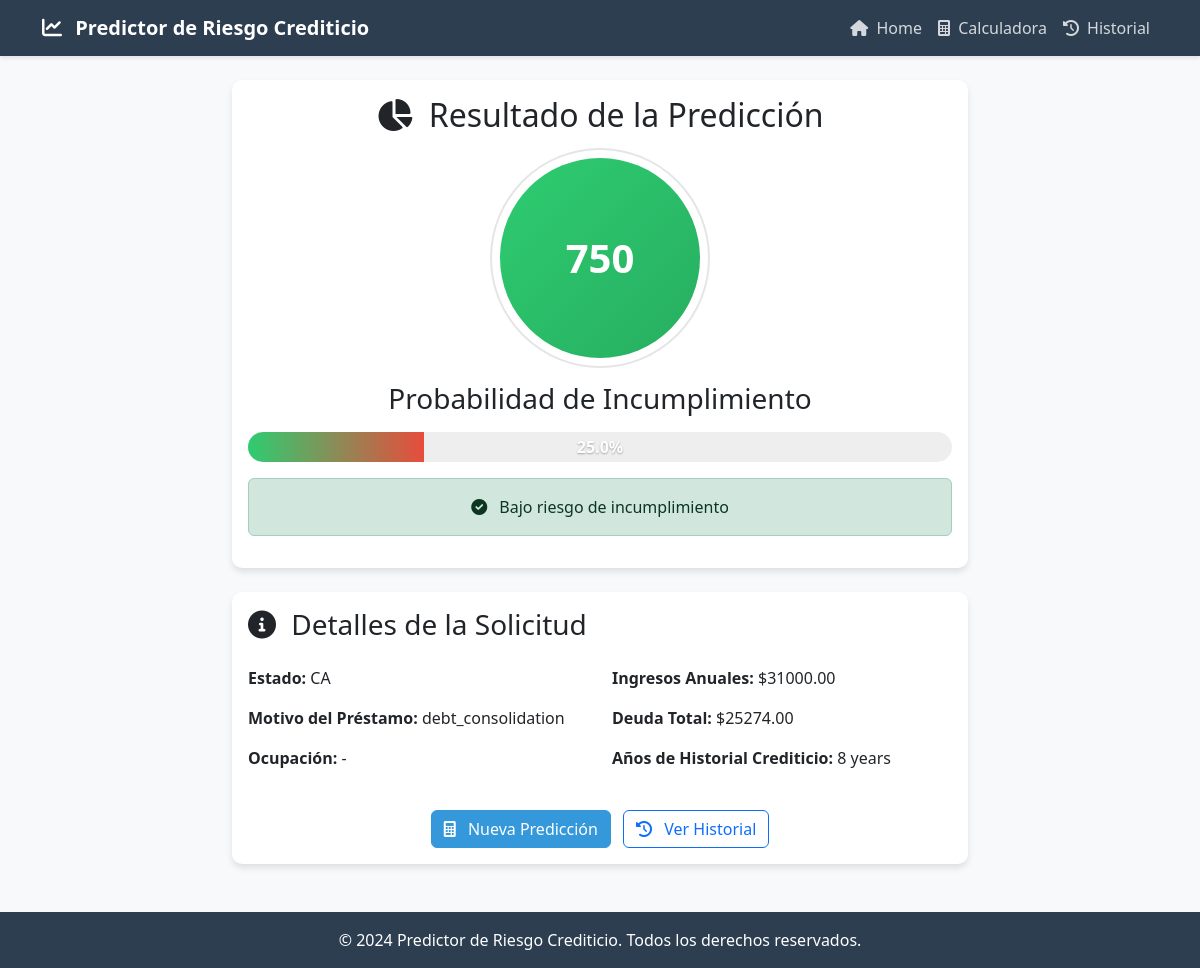
Page /predictor/resultado/5/ on the committed database.
### predictor/models.py (models this page shows, shortened)
class Prediccion(models.Model):
    fecha_prediccion = models.DateTimeField(auto_now_add=True)
    estado = models.CharField(max_length=50)
    motivo_prestamo = models.CharField(max_length=100)
    ocupacion = models.CharField(max_length=100)
    probabilidad_incumplimiento = models.FloatField()
    score = models.IntegerField()
    ingresos_anuales = models.FloatField(null=True, blank=True)
    deuda_total = models.FloatField(null=True, blank=True)
    historial_credito = models.CharField(max_length=20, null=True, blank=True)
    class Meta:
        verbose_name = 'Predicción'
        verbose_name_plural = 'Predicciones'
        ordering = ['-fecha_prediccion']

### predictor/views.py (the view)
# urls.py: path('resultado/<int:prediccion_id>/', views.resultado, name='resultado'),
def resultado(request, prediccion_id):
    prediccion = Prediccion.objects.get(id=prediccion_id)
    return render(request, 'predictor/resultado.html', {'prediccion': prediccion})

### predictor/templates/predictor/resultado.html (shortened to what this page needs)
{% extends 'predictor/base.html' %}
{% block content %}
<div class="row justify-content-center">
    <div class="col-md-8">
        <div class="card mb-4">
            <div class="card-body text-center">
                <h2 class="card-title mb-4">
                    <i class="fas fa-chart-pie me-2"></i>
                    Resultado de la Predicción
                </h2>
                {% with score=prediccion.score %}
                <div class="score-circle {% if score >= 700 %}score-high{% elif score >= 500 %}score-medium{% else %}score-low{% endif %} mb-4">
                    {{ score }}
                </div>
                {% endwith %}
                <h3 class="mb-3">Probabilidad de Incumplimiento</h3>
                <div class="probability-bar mb-2">
                    <div class="probability-fill" style="width: {{ prediccion.probabilidad_incumplimiento|floatformat:1 }}%"></div>
                    <div class="probability-label">
                        {{ prediccion.probabilidad_incumplimiento|floatformat:1 }}%
                    </div>
                </div>
                <div class="alert {% if prediccion.probabilidad_incumplimiento < 30 %}alert-success{% elif prediccion.probabilidad_incumplimiento < 60 %}alert-warning{% else %}alert-danger{% endif %} mt-3">
                    {% if prediccion.probabilidad_incumplimiento < 30 %}
                        <i class="fas fa-check-circle me-2"></i>
                        Bajo riesgo de incumplimiento
                    {% elif prediccion.probabilidad_incumplimiento < 60 %}
                        <i class="fas fa-exclamation-circle me-2"></i>
                        Riesgo moderado de incumplimiento
                    {% else %}
                        <i class="fas fa-times-circle me-2"></i>
                        Alto riesgo de incumplimiento
                    {% endif %}
                </div>
            </div>
        </div>
        <div class="card">
            <div class="card-body">
                <h3 class="card-title mb-4">
                    <i class="fas fa-info-circle me-2"></i>
                    Detalles de la Solicitud
                </h3>
                <div class="row">
                    <div class="col-md-6">
                        <p><strong>Estado:</strong> {{ prediccion.estado }}</p>
                        <p><strong>Motivo del Préstamo:</strong> {{ prediccion.motivo_prestamo }}</p>
                        <p><strong>Ocupación:</strong> {{ prediccion.ocupacion }}</p>
                    </div>
                    <div class="col-md-6">
                        {% if prediccion.ingresos_anuales %}
                            <p><strong>Ingresos Anuales:</strong> ${{ prediccion.ingresos_anuales|floatformat:2 }}</p>
                        {% endif %}
                        {% if prediccion.deuda_total %}
                            <p><strong>Deuda Total:</strong> ${{ prediccion.deuda_total|floatformat:2 }}</p>
                        {% endif %}
                        {% if prediccion.historial_credito %}
                            <p><strong>Años de Historial Crediticio:</strong> {{ prediccion.historial_credito }}</p>
                        {% endif %}
                    </div>
                </div>
                <div class="text-center mt-4">
                    <a href="{% url 'predictor:home' %}" class="btn btn-primary me-2">
                        <i class="fas fa-calculator me-2"></i>
                        Nueva Predicción
                    </a>
                    <a href="{% url 'predictor:historial' %}" class="btn btn-outline-primary">
                        <i class="fas fa-history me-2"></i>
                        Ver Historial
                    </a>
                </div>
            </div>
        </div>
    </div>
</div>
{% endblock %}

### predictor/templates/predictor/base.html (style rules this page uses)
:root { --primary-color: #2c3e50; --secondary-color: #3498db; --accent-color: #e74c3c; }
body { font-family: 'Segoe UI', Tahoma, Geneva, Verdana, sans-serif; background-color: #f8f9fa; }
.card { border: none; border-radius: 10px; box-shadow: 0 4px 6px rgba(0,0,0,0.1); transition: transform 0.2s; }
.btn-primary { background-color: var(--secondary-color); border-color: var(--secondary-color); }

### predictor/templates/predictor/resultado.html (style rules this page uses)
.score-circle { width: 200px; height: 200px; border-radius: 50%; display: flex; align-items: center; justify-content: center; margin: 0 auto; font-size: 2.5rem; font-weight: bold; color: white; position: relative; }
.score-circle::before { content: ''; position: absolute; top: -10px; left: -10px; right: -10px; bottom: -10px; border-radius: 50%; border: 2px solid rgba(0,0,0,0.1); }
.score-high { background: linear-gradient(135deg, #2ecc71, #27ae60); }
.probability-bar { height: 30px; border-radius: 15px; background: #eee; overflow: hidden; position: relative; }
.probability-fill { height: 100%; background: linear-gradient(90deg, #2ecc71, #e74c3c); transition: width 1s ease-in-out; }
.probability-label { position: absolute; top: 50%; left: 50%; transform: translate(-50%, -50%); color: white; font-weight: bold; text-shadow: 0 1px 2px rgba(0,0,0,0.3); }

### rows in the picture
Prediccion: probabilidad_incumplimiento "25.0", estado "CA", motivo_prestamo "debt_consolidation", ocupacion "-", ingresos_anuales "31000.00", deuda_total "25274.00", historial_credito "8 years"

### other values in the picture
{{ score }} "750"
